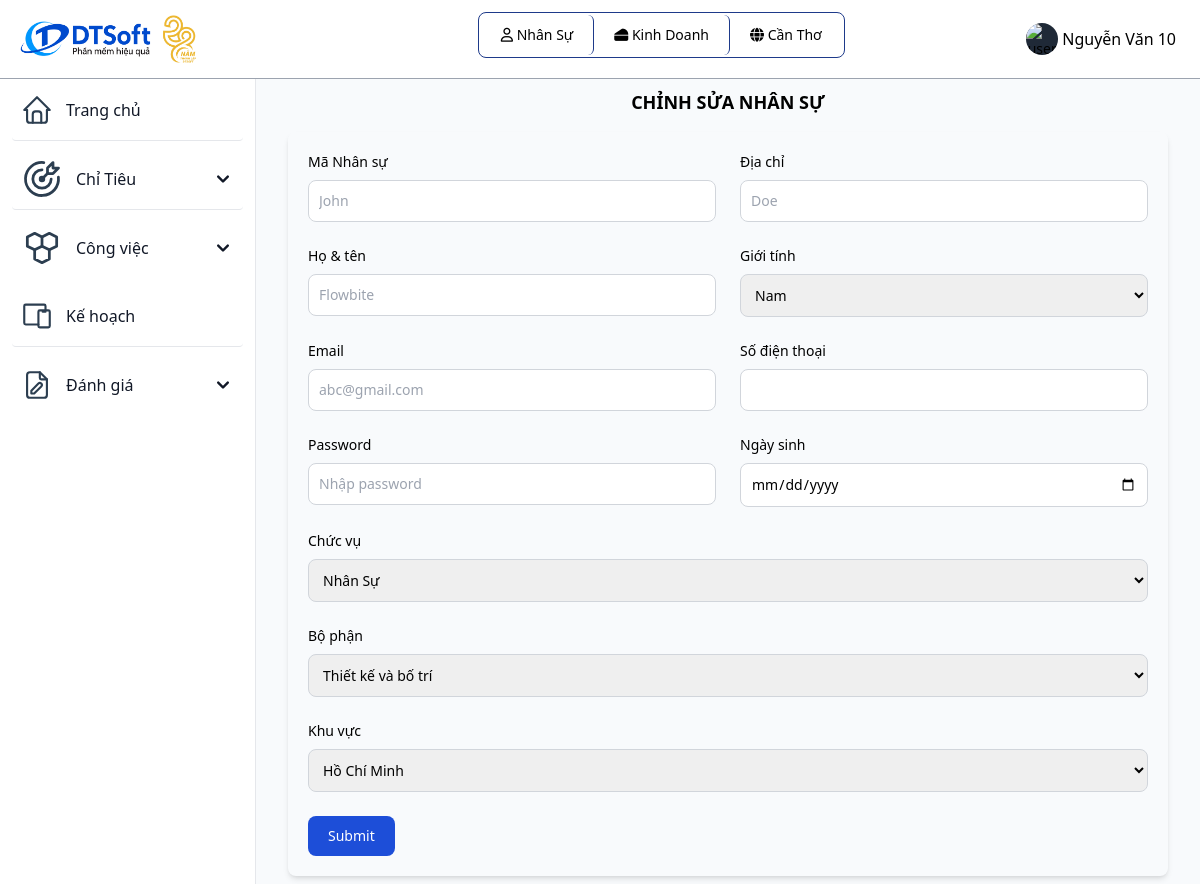
/chinhsuanhanvien.php (signed in), run on the app's committed database.
### tables this page shows
CREATE TABLE `vaitro` (
  `id_vaitro` varchar(10) NOT NULL,
  `tenvaitro` varchar(255) NOT NULL,
  `mota` varchar(255) NOT NULL
);

CREATE TABLE `bophan` (
  `id_bophan` varchar(10) NOT NULL,
  `id_khuvuc` varchar(10) NOT NULL,
  `tenbophan` varchar(255) NOT NULL,
  `cvchuyenmon` varchar(255) NOT NULL
);

CREATE TABLE `khuvuc` (
  `id_khuvuc` varchar(10) NOT NULL,
  `tenkhuvuc` varchar(255) NOT NULL,
  `diachi` varchar(255) NOT NULL,
  `sdt` int(20) NOT NULL
);

### chinhsuanhanvien.php (the view, shortened to what the rows shown need)
<?php
include "inc/header.php";
?>
</body>
</html>

### inc/header.php (shortened to what the rows shown need)
<?php
 include_once('db/connect.php');
?>
<!DOCTYPE html>
<html lang="en">
<head>
	<link href="https://unpkg.com/tailwindcss@2.2.19/dist/tailwind.min.css" rel=" stylesheet">
  <link rel="stylesheet" href="https://cdnjs.cloudflare.com/ajax/libs/font-awesome/6.4.0/css/all.min.css">
	<link href="https://cdn.datatables.net/1.10.19/css/jquery.dataTables.min.css" rel="stylesheet">
	<link href="https://cdn.datatables.net/responsive/2.2.3/css/responsive.dataTables.min.css" rel="stylesheet">
  <script src="https://cdn.tailwindcss.com"></script>
</head>
<body class="g-sidenav-show bg-slate-50" id="draggable">
  <nav class="fixed top-0 z-50 w-full bg-white border-b border-gray-400 dark:border-gray-100 text-black">
        <div class="px-3 py-3 lg:px-5 lg:pl-3">
          <div class="flex items-center justify-between">
	    <div class="divToHide flex items-center justify-start relative inline-flex items-center p-0.5 mb-2 mr-2 text-sm font-medium rounded-lg border border-blue-900">
              <span class="relative px-5 py-2.5 bg-white rounded-md border-r border-blue-900">
                <i class="fa-regular fa-user"></i>
                  <?php
                    $sql = "SELECT tenvaitro from vaitro where id_vaitro = '" . $_SESSION['id_vaitro'] ."'";
                    $result = mysqli_query($connect, $sql);
                    $row = mysqli_fetch_array($result);
                    echo $row['tenvaitro'];
                  ?>
              </span>
              <?php
              if ($_SESSION['id_bophan'] != NULL){
                $sql = "SELECT tenbophan from bophan where id_bophan = '" . $_SESSION['id_bophan'] ."'";
                $result = mysqli_query($connect, $sql);
                $row_bophan = mysqli_fetch_array($result);
              ?>
              <span class="relative px-5 py-2.5 bg-white rounded-md border-r border-blue-900">
                 <i class="fa-solid fa-cheese"></i>
                  <?php
                      echo $row_bophan['tenbophan'];
                  ?>
              </span>
              <?php
              } else echo '';
              ?>
              <?php
              if ($_SESSION['id_vaitro'] != 'QTHT'){
              ?>
              <span class="relative px-5 py-2.5 bg-white rounded-md">
                  <i class="fa-solid fa-globe"></i>
                  <?php
                    $sql = "SELECT tenkhuvuc from khuvuc where id_khuvuc = '" . $_SESSION['id_khuvuc'] ."'";
                    $result = mysqli_query($connect, $sql);
                    $row = mysqli_fetch_array($result);
                    echo $row['tenkhuvuc'];
                  ?>
              </span>
              <?php
              }
              ?>
            </div>
          </div>
        </div>
      </nav>

### data on the page
vaitro: tenvaitro "Nhân Sự"
bophan: tenbophan "Kinh Doanh"
khuvuc: tenkhuvuc "Cần Thơ"

### other printed values
$_SESSION['tennguoidung'] "Nguyễn Văn 10"
form field vaitro_ns "Nhân Sự"
form field bophan_ns "Thiết kế và bố trí"
form field khuvuc_ns "Hồ Chí Minh"
